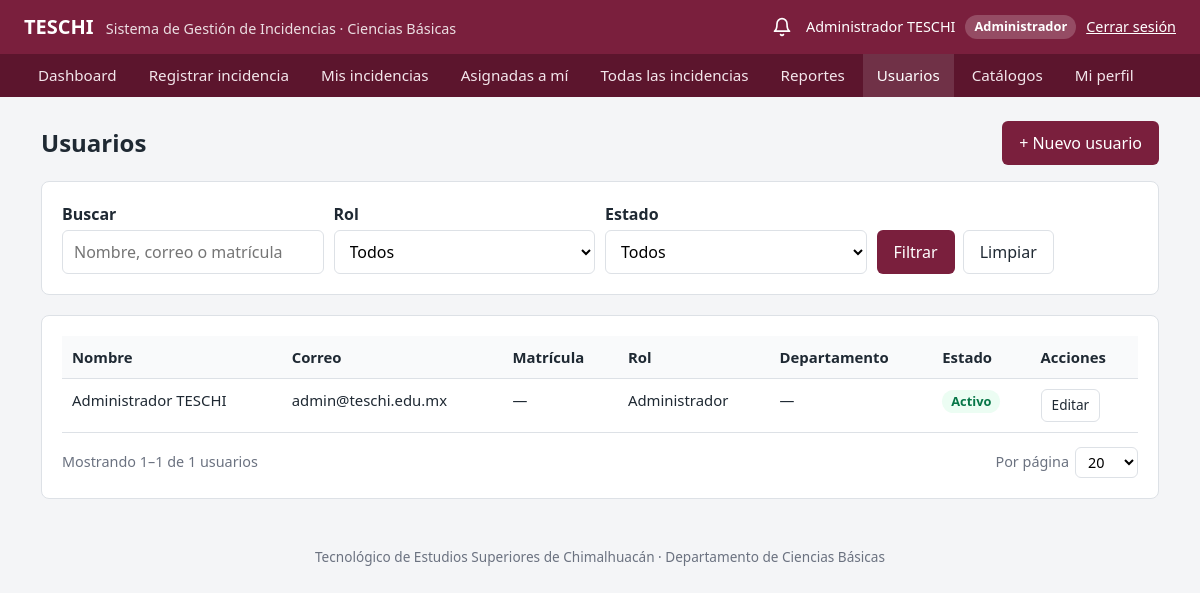
The app's page /public/usuarios.php (signed in) with its own data.
### tables this page shows
CREATE TABLE `usuarios` (
  `id` int(11) NOT NULL,
  `matricula` varchar(30) DEFAULT NULL,
  `nombre` varchar(100) NOT NULL,
  `apellido_paterno` varchar(100) DEFAULT NULL,
  `apellido_materno` varchar(100) DEFAULT NULL,
  `correo` varchar(150) NOT NULL,
  `password` varchar(255) NOT NULL,
  `rol_id` int(11) NOT NULL,
  `departamento` varchar(150) DEFAULT NULL,
  `telefono` varchar(20) DEFAULT NULL,
  `activo` tinyint(1) DEFAULT 1,
  `fecha_registro` timestamp NOT NULL DEFAULT current_timestamp()
);

CREATE TABLE `roles` (
  `id` int(11) NOT NULL,
  `nombre` varchar(50) NOT NULL,
  `descripcion` varchar(255) DEFAULT NULL,
  `activo` tinyint(1) DEFAULT 1
);

### app/helpers/auth.php (called while the page is built, shortened)
<?php
function e($valor)
{
    return htmlspecialchars((string) ($valor ?? ""), ENT_QUOTES, "UTF-8");
}

### app/models/Usuario.php (called while the page is built, shortened)
<?php
class Usuario
{
    private $conn;
    public function __construct($db)
    {
        $this->conn = $db;
    }
    private function filtros($texto, $rol_id, $activo)
    {
        $condiciones = [];
        $parametros = [];
        return [
            $condiciones ? "WHERE " . implode(" AND ", $condiciones) : "",
            $parametros
        ];
    }
    public function contar($texto = "", $rol_id = "", $activo = "")
    {
        [$where, $parametros] = $this->filtros($texto, $rol_id, $activo);
        $stmt = $this->conn->prepare("SELECT COUNT(*) FROM usuarios u $where");
        $stmt->execute($parametros);
        return (int) $stmt->fetchColumn();
    }
    public function listar($texto = "", $rol_id = "", $activo = "", $limite = null, $offset = 0)
    {
        [$where, $parametros] = $this->filtros($texto, $rol_id, $activo);
        $sql = "
            SELECT
                u.id,
                u.matricula,
                u.nombre,
                u.apellido_paterno,
                u.apellido_materno,
                u.correo,
                u.departamento,
                u.activo,
                u.fecha_registro,
                r.nombre AS rol
            FROM usuarios u
            INNER JOIN roles r
                ON u.rol_id = r.id
            $where
            ORDER BY u.nombre, u.apellido_paterno, u.id
            " . ($limite !== null ? "LIMIT " . (int) $limite . " OFFSET " . (int) $offset : "") . "
        ";
        $stmt = $this->conn->prepare($sql);
        $stmt->execute($parametros);
        return $stmt->fetchAll(PDO::FETCH_ASSOC);
    }
}

### public/usuarios.php (the view, shortened to what this page needs)
<?php
require_once "../app/helpers/auth.php";
require_once "../app/models/Usuario.php";
require_once "../app/helpers/paginacion.php";
$database = new Database();
$conn = $database->conectar();
$usuarioModel = new Usuario($conn);
$roles = $usuarioModel->obtenerRoles();
$filtro_texto = trim($_GET["q"] ?? "");
$filtro_rol = $_GET["rol_id"] ?? "";
$filtro_activo = $_GET["activo"] ?? "";
$filtros = [
    $filtro_texto,
    isset($roles[$filtro_rol]) ? $filtro_rol : "",
    in_array($filtro_activo, ["0", "1"], true) ? $filtro_activo : ""
];
$paginacion = paginar($usuarioModel->contar(...$filtros));
$usuarios = $usuarioModel->listar(...array_merge($filtros, [$paginacion["por_pagina"], $paginacion["offset"]]));
require_once "../app/views/layouts/header.php";
?>
<div class="encabezado-pagina">
    <h1>Usuarios</h1>
    <a href="usuario_form.php" class="btn btn-primary">+ Nuevo usuario</a>
</div>
<section class="tarjeta">
    <form method="GET" class="filtros">
        <div>
            <label for="q">Buscar</label>
            <input
                type="search"
                id="q"
                name="q"
                value="<?= e($filtro_texto) ?>"
                placeholder="Nombre, correo o matrícula"
            >
        </div>
        <div>
            <label for="rol_id">Rol</label>
            <select id="rol_id" name="rol_id">
                <option value="">Todos</option>
            </select>
        </div>
        <div>
            <label for="activo">Estado</label>
            <select id="activo" name="activo">
                <option value="">Todos</option>
            </select>
        </div>
        <div class="acciones">
            <button type="submit" class="btn btn-primary">Filtrar</button>
            <a href="usuarios.php" class="btn btn-secundario">Limpiar</a>
        </div>
    </form>
</section>
<section class="tarjeta">
    <?php if (empty($usuarios)): ?>
        <p>No se encontraron usuarios.</p>
    <?php else: ?>
        <div class="tabla-contenedor">
            <table class="tabla">
                <thead>
                    <tr>
                        <th>Nombre</th>
                        <th>Correo</th>
                        <th>Matrícula</th>
                        <th>Rol</th>
                        <th>Departamento</th>
                        <th>Estado</th>
                        <th>Acciones</th>
                    </tr>
                </thead>
                <tbody>
                    <?php foreach ($usuarios as $usuario): ?>
                        <tr>
                            <td>
                                <?= e(trim(
                                    $usuario["nombre"] . " " .
                                    $usuario["apellido_paterno"] . " " .
                                    $usuario["apellido_materno"]
                                )) ?>
                            </td>
                            <td><?= e($usuario["correo"]) ?></td>
                            <td><?= e($usuario["matricula"] ?: "—") ?></td>
                            <td><?= e($usuario["rol"]) ?></td>
                            <td><?= e($usuario["departamento"] ?: "—") ?></td>
                            <td>
                                <?php if ($usuario["activo"]): ?>
                                    <span class="badge badge-activo">Activo</span>
                                <?php else: ?>
                                    <span class="badge badge-inactivo">Inactivo</span>
                                <?php endif; ?>
                            </td>
                            <td>
                                <div class="acciones">
                                    <a
                                        href="usuario_form.php?id=<?= (int) $usuario["id"] ?>"
                                        class="btn btn-secundario btn-sm"
                                    >
                                        Editar
                                    </a>
                                </div>
                            </td>
                        </tr>
                    <?php endforeach; ?>
                </tbody>
            </table>
        </div>
        <?= navegacionPaginas($paginacion, "usuarios") ?>
    <?php endif; ?>
</section>
<?php require_once "../app/views/layouts/footer.php"; ?>

### public/css/style.css (style rules this page uses)
:root { --color-primario: #7a1f3d; --color-primario-oscuro: #5c152d; --color-fondo: #f4f5f7; --color-tarjeta: #ffffff; --color-texto: #1f2933; --color-suave: #6b7280; --color-borde: #dde1e6; --color-exito: #1e7b4d; --color-error: #b42318; --radio: 8px; }
* { box-sizing: border-box; }
body { margin: 0; font-family: "Segoe UI", Roboto, Arial, sans-serif; background: var(--color-fondo); color: var(--color-texto); line-height: 1.5; }
a { color: var(--color-primario); }
.tarjeta { background: var(--color-tarjeta); border: 1px solid var(--color-borde); border-radius: var(--radio); padding: 20px; margin-bottom: 20px; }
.encabezado-pagina { display: flex; flex-wrap: wrap; justify-content: space-between; align-items: center; gap: 12px; margin-bottom: 16px; }
.encabezado-pagina h1 { margin: 0; font-size: 1.5rem; }
label { display: block; font-weight: 600; margin-bottom: 4px; }
input[type="text"], input[type="email"], input[type="password"], input[type="tel"], input[type="search"], input[type="date"], input[type="number"], select, textarea { width: 100%; padding: 9px 11px; border: 1px solid var(--color-borde); border-radius: 6px; font: inherit; background: #fff; }
.filtros { display: grid; grid-template-columns: repeat(auto-fit, minmax(170px, 1fr)); gap: 10px; align-items: end; }
.btn { display: inline-block; padding: 9px 16px; border: 1px solid transparent; border-radius: 6px; font: inherit; cursor: pointer; text-decoration: none; text-align: center; }
.btn-primary { background: var(--color-primario); color: #fff; }
.btn-secundario { background: #fff; border-color: var(--color-borde); color: var(--color-texto); }
.btn-sm { padding: 5px 10px; font-size: 0.85rem; }
.acciones { display: flex; flex-wrap: wrap; gap: 8px; }
.tabla-contenedor { overflow-x: auto; }
table.tabla { width: 100%; border-collapse: collapse; background: var(--color-tarjeta); font-size: 0.93rem; }
.tabla th, .tabla td { padding: 10px; border-bottom: 1px solid var(--color-borde); text-align: left; vertical-align: top; }
.tabla th { background: #f9fafb; font-weight: 600; white-space: nowrap; }
.badge { display: inline-block; padding: 2px 9px; border-radius: 999px; font-size: 0.8rem; font-weight: 600; background: #eef0f3; color: #374151; white-space: nowrap; }
.badge-activo { background: #ecfdf3; color: #067647; }

### records on screen
usuarios: nombre+apellido_paterno+apellido_materno "Administrador TESCHI", correo "admin@teschi.edu.mx", matricula "—", rol.nombre "Administrador", departamento "—", activo "Activo"

### other values on screen
$_SESSION["nombre"] . " " . ($_SESSION["apellido_paterno"] ?? "") "Administrador TESCHI"
$_SESSION["rol"] "Administrador"
$texto "Dashboard"
$texto "Registrar incidencia"
$texto "Mis incidencias"
$texto "Asignadas a mí"
$texto "Todas las incidencias"
$texto "Reportes"
$texto "Usuarios"
$texto "Catálogos"
$texto "Mi perfil"
$p["desde"] "1"
$p["hasta"] "1"
$p["total"] "1"
$etiqueta "usuarios"
